Frame 1 (no input): blank canvas, image omitted
Frame 60 (the mouse pressed at the canvas centre just before this capture): blank canvas, image omitted
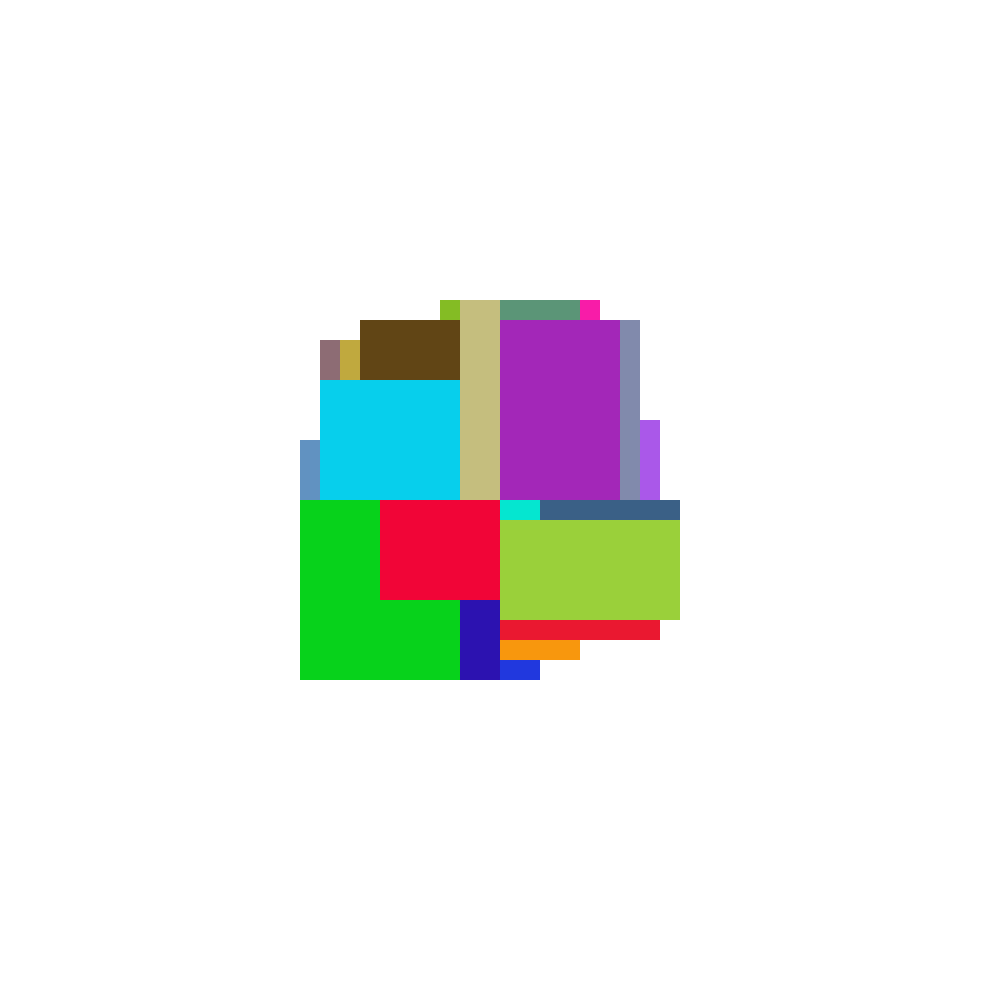
Frame 120 (the mouse held since frame 60 and released just before this capture)

The Processing sketch whose frames 1 and 60 were blank and that drew this single picture after the mouse press (run headless with seeded random() and noise(); from frame 60 on, the mouse is pressed at the canvas centre):

// Processing sketch: AbstractArt
// ── AbstractArt.pde
void setup() {
  size(1000, 1000);
  background(255);
  noStroke();
}

int Value[] = {-20, -18, -16, -14, -12, -10, -8, -6, -4, -2, 2, 4, 6, 8, 10, 12, 14, 16, 18, 20};

void draw() {
  if (mousePressed) {
    int ColorR = (int)(Math.random() * 254) + 1;
    int ColorG = (int)(Math.random() * 254) + 1;
    int ColorB = (int)(Math.random() * 254) + 1;
    
    int RandValX = (int)(Math.random() * 19);
    int RandValY = (int)(Math.random() * 19);
    
    fill(ColorR, ColorG, ColorB);
    rect(mouseX, mouseY, Value[RandValX] * 10, Value[RandValY] * 10);
  }
}
